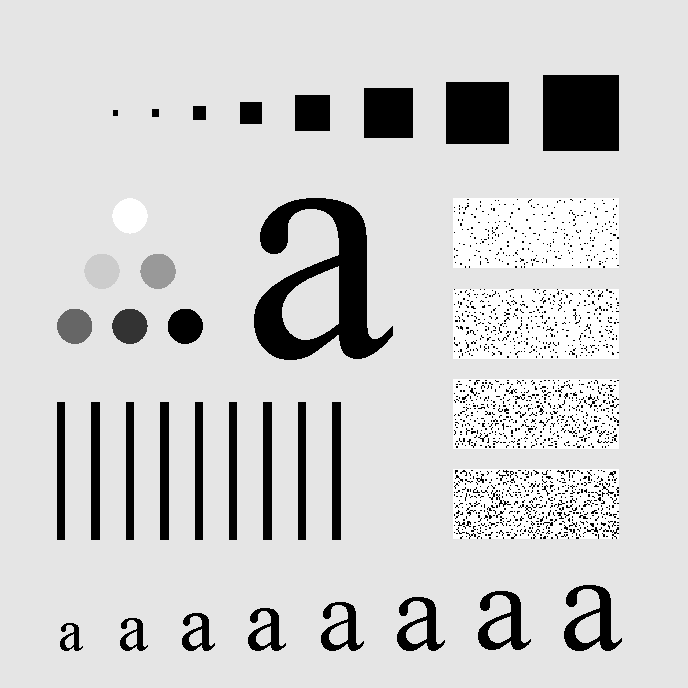
#> input picture data/Fig0441(a)(characters_test_pattern).tif, 688 x 688 px, found by its file name
$ python project_04_04.py
#> lines starting #> are read from the running program, lines starting #| are printed output that depends on the picture
### src/common_io.py
from pathlib import Path
import numpy as np
from PIL import Image, ImageDraw, ImageFont
def validate_image(image):
    array = np.asarray(image, dtype=np.float64)
    if array.ndim != 2 or 0 in array.shape or not np.isfinite(array).all():
        raise ValueError("Expected a nonempty finite 2D grayscale array")
    return array

def read_gray(path):
    with Image.open(path) as image:
#> image is the input picture: PIL image 688x688 L; min 0, max 255, mean 207.3
        if image.mode in ("RGB", "RGBA", "P", "CMYK", "LA"):
            image = image.convert("L")
        array = np.asarray(image)
        if array.dtype == np.bool_:
            return array.astype(np.float64)
        if array.dtype.kind == "u":
            result = array.astype(np.float64) / np.iinfo(array.dtype).max
        elif array.dtype.kind == "f":
            result = array.astype(np.float64)
        else:
            raise ValueError("Convert signed-integer images to uint8/uint16 first")
    result = validate_image(result)

    if result.min() < 0 or result.max() > 1:
        raise ValueError("Floating image pixels must lie in [0, 1]")
    return result


# [6 lines left out: function normalize_display, not called in this run]
def gray_pil(image):
    return Image.fromarray(np.rint(np.clip(validate_image(image), 0, 1) * 255).astype("uint8"))

# [5 lines left out: function save_gray, not called in this run]

def show_gray(image):
    gray_pil(image).show()
# [21 lines left out: function save_panel, not called in this run]

### src/project_04_03.py
import argparse
import csv
import hashlib
import json
import platform
from pathlib import Path
import numpy as np
import PIL
from common_io import read_gray, save_gray, normalize_display, save_panel

ROOT = Path(__file__).resolve().parents[1]
DEFAULT_INPUT = ROOT / "input" / "Fig0441(a)(characters_test_pattern).tif"
def gaussian_lowpass(shape, d0, center=None):
    valid_shape = len(shape) == 2 and all(
        isinstance(size, (int, np.integer)) and size > 0 for size in shape
    )
    if not valid_shape or not np.isfinite(d0) or d0 <= 0:
        raise ValueError("shape and d0 must be positive")
    if center is None:
        center = (shape[0] // 2, shape[1] // 2)
    row, col = np.ogrid[:shape[0], :shape[1]]
    return np.exp(-0.5 * (((row - center[0]) / d0) ** 2 + ((col - center[1]) / d0) ** 2))

def apply_frequency_filter(image, response):
    spectrum = np.fft.fftshift(np.fft.fft2(image))
    filtered = spectrum * response
    inverse = np.fft.ifft2(np.fft.ifftshift(filtered))
    return spectrum, filtered, inverse


def filter_image(image, d0, padding=False):
    height, width = image.shape
    padded = np.pad(image, ((0, height), (0, width))) if padding else image
    response = gaussian_lowpass(padded.shape, d0)
    spectrum, filtered, inverse = apply_frequency_filter(padded, response)
    residual = float(np.max(np.abs(inverse.imag)))
    return inverse.real[:height, :width], response, spectrum, filtered, residual

def gradient_energy(image):
    return float(np.mean((image - np.roll(image, 1, 0)) ** 2 + (image - np.roll(image, 1, 1)) ** 2))

# [48 lines left out: function run, not called in this run]

# [11 lines that do not run on import are left out]

### src/project_04_04.py
from pathlib import Path

import numpy as np
from common_io import read_gray
from project_04_03 import filter_image
import cv2
import matplotlib

matplotlib.use("Agg")
import matplotlib.pyplot as plt

PROJECT_ROOT = Path(__file__).resolve().parents[1]
INPUT = PROJECT_ROOT / "input" / "Fig0441(a)(characters_test_pattern).tif"
RESULTS = PROJECT_ROOT / "results" / "project_04_04"
RESULTS.mkdir(parents=True, exist_ok=True)
D0_VALUES = [5, 15, 30, 80, 230]
REFERENCE_GHPF_D0_VALUES = [15, 30, 80]
REFERENCE_GHPF_ORDER = 2


def highpass_to_u8(highpass):
    return (np.clip(highpass, 0, 1) * 255).astype(np.uint8)


def save_comparison_panel(images, labels, path, columns=3):
    if len(images) != len(labels):
        raise ValueError("images and labels must have the same length")
    tiles = [highpass_to_u8(image) for image in images]
    height, width = tiles[0].shape
    label_height = 36
    rows = (len(tiles) + columns - 1) // columns
    panel = np.full((rows * (height + label_height), columns * width), 255, dtype=np.uint8)
    for index, (tile, label) in enumerate(zip(tiles, labels)):
        row = index // columns
        col = index % columns
        y = row * (height + label_height)
        x = col * width
        panel[y:y + height, x:x + width] = tile
        cv2.putText(
            panel,
            label,
            (x + 12, y + height + 24),
            cv2.FONT_HERSHEY_SIMPLEX,
            0.7,
            0,
            2,
            cv2.LINE_AA,
        )
    cv2.imwrite(path, panel)


def save_difference_image(image, reference, path, scale=4):
    diff = np.abs(highpass_to_u8(image).astype(np.int16) - highpass_to_u8(reference).astype(np.int16))
    cv2.imwrite(path, np.clip(diff * scale, 0, 255).astype(np.uint8))


def gaussian_highpass(shape, d0, order=2):
    # 按广义高斯高通公式构造中心化的 n 阶频域滤波器。
    if d0 <= 0:
        raise ValueError("d0 must be positive")
    if order <= 0:
        raise ValueError("order must be positive")
    center = (shape[0] // 2, shape[1] // 2)
    row, col = np.ogrid[:shape[0], :shape[1]]
    distance2 = (row - center[0]) ** 2 + (col - center[1]) ** 2
    return 1 - np.exp(-0.5 * (distance2 / (d0 ** 2)) ** order)


def apply_frequency_response(image, response):
    spectrum = np.fft.fftshift(np.fft.fft2(image))
    filtered = spectrum * response
    inverse = np.fft.ifft2(np.fft.ifftshift(filtered))
    return inverse.real


def save_order_response_comparison(path, max_normalized_frequency=4.0, samples=1200):
    # 绘制一阶和二阶广义高斯高通滤波器的归一化响应，并以 dB 形式比较其低频抑制和高频通过特性。
    # 横轴使用 D / D0，用于比较滤波器阶数
#> called with max_normalized_frequency = 4, samples = 1200
    normalized_frequency = np.linspace(0, max_normalized_frequency, samples)

    first_order = 1 - np.exp(-0.5 * normalized_frequency ** 2)
    second_order = 1 - np.exp(-0.5 * normalized_frequency ** 4)

    epsilon = 1e-12
    first_order_db = 20 * np.log10(np.maximum(first_order, epsilon))
    second_order_db = 20 * np.log10(np.maximum(second_order, epsilon))

    figure, axes = plt.subplots(1, 2, figsize=(12, 4.8), constrained_layout=True)

    axes[0].plot(normalized_frequency, first_order, label="order 1: 1 - H_LP", linewidth=2)
    axes[0].plot(normalized_frequency, second_order, label="order 2: GHPF", linewidth=2)
    axes[0].axvline(1.0, color="0.35", linestyle="--", linewidth=1, label="D / D0 = 1")
    axes[0].set_title("Normalized Gaussian high-pass response")
    axes[0].set_xlabel("Normalized frequency D / D0")
    axes[0].set_ylabel("Amplitude response H_HP")
    axes[0].set_xlim(0, max_normalized_frequency)
    axes[0].set_ylim(0, 1.05)
    axes[0].grid(True, alpha=0.3)
    axes[0].legend(fontsize=9)

    axes[1].plot(normalized_frequency, first_order_db, label="order 1", linewidth=2)
    axes[1].plot(normalized_frequency, second_order_db, label="order 2", linewidth=2)
    axes[1].axvline(1.0, color="0.35", linestyle="--", linewidth=1, label="D / D0 = 1")
    axes[1].set_title("Gaussian high-pass response in dB")
    axes[1].set_xlabel("Normalized frequency D / D0")
    axes[1].set_ylabel("20 log10(|H_HP|) (dB)")
    axes[1].set_xlim(0, max_normalized_frequency)
    axes[1].set_ylim(-60, 1)
    axes[1].grid(True, alpha=0.3)
    axes[1].legend(fontsize=9)

    figure.savefig(path, dpi=180)
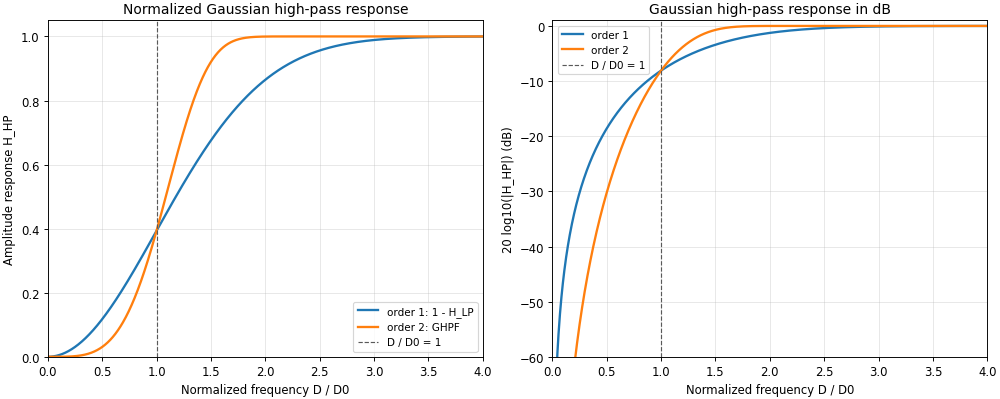
#> figure drawn by matplotlib, 2 panels; panel 1: curve peaks at x = 4, y = 1; panel 1: curve peaks at x = 2.94, y = 1; panel 2: curve peaks at x = 4, y = -0.00291; panel 2: curve peaks at x = 2.94, y = 0
    plt.close(figure)
#> figure, not shown here; panel 1: curve peaks at x = 4, y = 1; panel 1: curve peaks at x = 2.94, y = 1; panel 2: curve peaks at x = 4, y = -0.00291; panel 2: curve peaks at x = 2.94, y = 0

# 读取原图
original = read_gray(INPUT)

# 绘制一阶等效高通与二阶 GHPF 的径向频率响应对比图。
save_order_response_comparison(
    RESULTS / "04_04_gaussian_highpass_order_comparison.png"
)
# 04-03实验中得到当D0=15时，处理结果最接近Fig4.18(c)中的图像，复用04-03中的低通滤波函数
lowpass, *_ = filter_image(original, d0=15)
#> in filter_image, `residual = float(np.max(np.abs(inverse.imag)))`: residual = 1.74e-16
# partA
# 直接使用原图像减去04-03(b)得到的低通图
highpass = original - lowpass
part_a_highpass = highpass.copy()

# 保存真实高通数据
np.save(RESULTS / "04_04_part_a_highpass_d0_15.npy", highpass)

# 保存显示图
cv2.imwrite(str(RESULTS / "04_04_part_a_highpass_d0_15.png"), highpass_to_u8(highpass))

# partB
# 做不同参数的对比实验，比较不同的参数下，哪个结果最接近Fig.4.26(c)
comparison_images = []
comparison_labels = []

for d0 in D0_VALUES:
    lowpass, *_ = filter_image(original, d0=d0)
    highpass = original - lowpass

    label = f"{d0:g}"

    np.save(RESULTS / f"04_04_highpass_d0_{label}.npy", highpass)
    cv2.imwrite(str(RESULTS / f"04_04_highpass_d0_{label}.png"), highpass_to_u8(highpass))

    comparison_images.append(highpass)
    comparison_labels.append(f"D0 = {label}")
#> this loop made 5 passes
#> residual in filter_image on passes 1 to 5: 6.74e-17, 1.74e-16, 1.79e-16, 2.41e-16, 3.46e-16
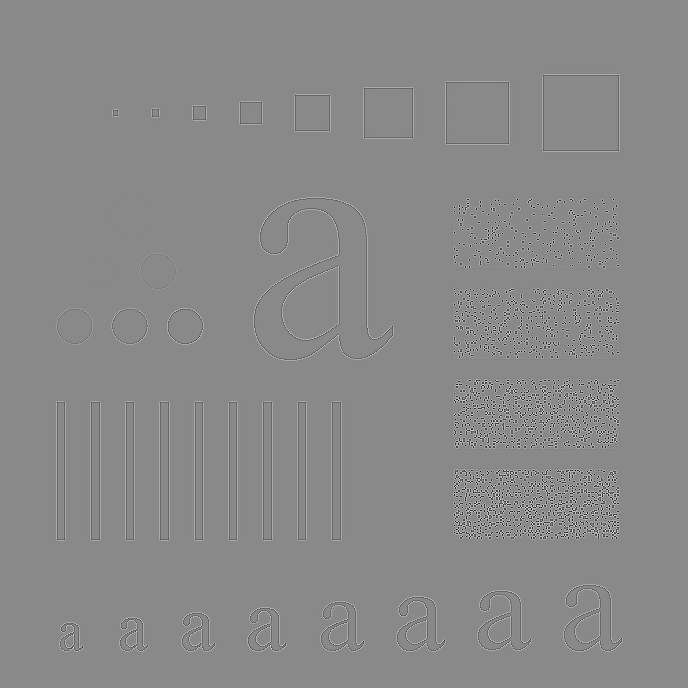
#> highpass: shape (688, 688) float64; min -0.493, max 0.422, mean -2.42e-17; drawn with min black and max white
#> after the loop, comparison_images = 5 items; comparison_labels = ['D0 = 5', 'D0 = 15', 'D0 = 30', 'D0 = 80', 'D0 = 230']

save_comparison_panel(
    comparison_images,
    comparison_labels,
    str(RESULTS / "04_04_highpass_comparison.png"),
)
#> in highpass_to_u8 (call 11), `return (np.clip(highpass, 0, 1) * 255).astype(np.uint8)`:
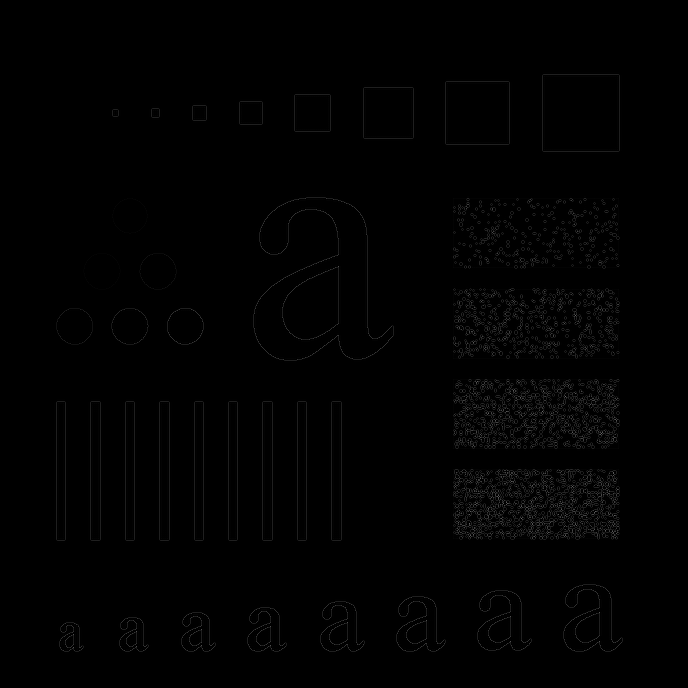
#> returned value: shape (688, 688); min 0, max 107, mean 1.5
#> in save_comparison_panel, `tiles = [highpass_to_u8(image) for image in images]`: tiles = 5 items
#> in save_comparison_panel, `rows = (len(tiles) + columns - 1) // columns`: rows = 2
#> in save_comparison_panel, `panel = np.full((rows * (height + label_height), columns * width), 255..`: panel: shape (1448, 2064); every value is 255
#> the loop in save_comparison_panel, `for index, (tile, label) in enumerate(zip(tiles, labels)):` made 5 passes
#> (label, row, col, y, x) on passes 1 to 5: ('D0 = 5', 0, 0, 0, 0), ('D0 = 15', 0, 1, 0, 688), ('D0 = 30', 0, 2, 0, 1376), ('D0 = 80', 1, 0, 724, 0), ('D0 = 230', 1, 1, 724, 688)

# 上述部分结果发现80是最接近的参数，但并未和教材给出的图十分相似，接下来进行细调
D0_VALUES_2 = [60, 65, 70, 75, 80, 85, 90]
comparison_images_2 = []
comparison_labels_2 = []

for d0 in D0_VALUES_2:
    lowpass, *_ = filter_image(original, d0=d0)
    highpass = original - lowpass

    label = f"{d0:g}"

    np.save(RESULTS / f"04_04_highpass_d0_{label}.npy", highpass)
    cv2.imwrite(str(RESULTS / f"04_04_highpass_d0_{label}.png"), highpass_to_u8(highpass))

    comparison_images_2.append(highpass)
    comparison_labels_2.append(f"D0 = {label}")
#> this loop made 7 passes
#> residual in filter_image on passes 1 to 7: 2.49e-16, 2.22e-16, 2.29e-16, 2.59e-16, 2.41e-16, 2.45e-16, 2.49e-16
#> after the loop, comparison_images_2 = 7 items; comparison_labels_2 = ['D0 = 60', 'D0 = 65', 'D0 = 70', 'D0 = 75', 'D0 = 80', 'D0 = 85', 'D0 = 90']

save_comparison_panel(
    comparison_images_2,
    comparison_labels_2,
    str(RESULTS / "04_04_highpass_comparison_2.png"),
)
#> call 2 of save_comparison_panel, with columns = 3
#> in save_comparison_panel (call 2), `tiles = [highpass_to_u8(image) for image in images]`: tiles = 7 items
#> in save_comparison_panel (call 2), `rows = (len(tiles) + columns - 1) // columns`: rows = 3
#> in save_comparison_panel (call 2), `panel = np.full((rows * (height + label_height), columns * width), 255..`: panel: shape (2172, 2064); every value is 255
#> the loop in save_comparison_panel (call 2), `for index, (tile, label) in enumerate(zip(tiles, labels)):` made 7 passes
#> (label, row, col, y, x) on passes 1 to 7: ('D0 = 60', 0, 0, 0, 0), ('D0 = 65', 0, 1, 0, 688), ('D0 = 70', 0, 2, 0, 1376), ('D0 = 75', 1, 0, 724, 0), ('D0 = 80', 1, 1, 724, 688), ('D0 = 85', 1, 2, 724, 1376), ('D0 = 90', 2, 0, 1448, 0)
#> after the loop in save_comparison_panel (call 2), `for index, (tile, label) in enumerate(zip(tiles, labels)):`:
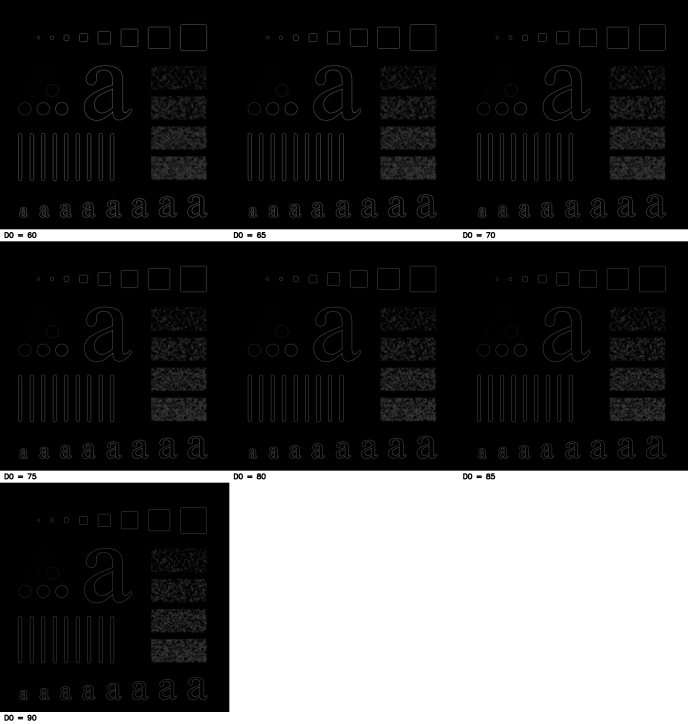
#> panel: shape (2172, 2064) (shown at 1/3 size); min 0, max 255, mean 69.3

# 上述部分结果发现70是最接近的参数，再次进行细调查看是否有更接近的参数
D0_VALUES_3 = list(range(65, 76))
comparison_images_3 = []
comparison_labels_3 = []

for d0 in D0_VALUES_3:
    lowpass, *_ = filter_image(original, d0=d0)
    highpass = original - lowpass

    label = f"{d0:g}"

    np.save(RESULTS / f"04_04_highpass_d0_{label}.npy", highpass)
    cv2.imwrite(str(RESULTS / f"04_04_highpass_d0_{label}.png"), highpass_to_u8(highpass))

    comparison_images_3.append(highpass)
    comparison_labels_3.append(f"D0 = {label}")
#> this loop made 11 passes
#> residual in filter_image on passes 1 to 11: 2.22e-16, 2.47e-16, 2.37e-16, 2.54e-16, 2.29e-16, 2.29e-16, 2.34e-16, 2.66e-16, 2.36e-16, 2.6e-16, 2.59e-16
#> after the loop, comparison_images_3 = 11 items; comparison_labels_3 = ['D0 = 65', 'D0 = 66', 'D0 = 67', 'D0 = 68', 'D0 = 69', 'D0 = 70', 'D0 = 71', 'D0 = 72', 'D0 = 73', 'D0 = 74', 'D0 = 75']

save_comparison_panel(
    comparison_images_3,
    comparison_labels_3,
    str(RESULTS / "04_04_highpass_comparison_3.png"),
)
#> in save_comparison_panel (call 3), `panel = np.full((rows * (height + label_height), columns * width), 255..`: panel: shape (2896, 2064); every value is 255

# 生成教材 Fig. 4.26 中指定的二阶 GHPF 对比图。
# 这部分不参与“原图减低通图”的主实验计算，只用于生成 D0=15、30、80 的直接高斯高通滤波参考结果，
# 方便和本实验通过式 (4.4-14) 得到的高通图像进行视觉和误差对比。
reference_images = []
reference_labels = []
reference_d0_15 = None
reference_d0_80 = None

for d0 in REFERENCE_GHPF_D0_VALUES:
    response = gaussian_highpass(original.shape, d0, REFERENCE_GHPF_ORDER)
    highpass = apply_frequency_response(original, response)
    label = f"d0_{d0:g}_order_{REFERENCE_GHPF_ORDER:g}"

    np.save(RESULTS / f"temp_ghpf_{label}.npy", highpass)
    cv2.imwrite(str(RESULTS / f"temp_ghpf_{label}.png"), highpass_to_u8(highpass))

    reference_images.append(highpass)
    reference_labels.append(f"D0 = {d0:g}")
    if d0 == 15:
        reference_d0_15 = highpass.copy()
    if d0 == 80:
        reference_d0_80 = highpass.copy()
#> this loop made 3 passes
#> pass 1, `response = gaussian_highpass(original.shape, d0, REFERENCE_GHPF_ORDER)`:
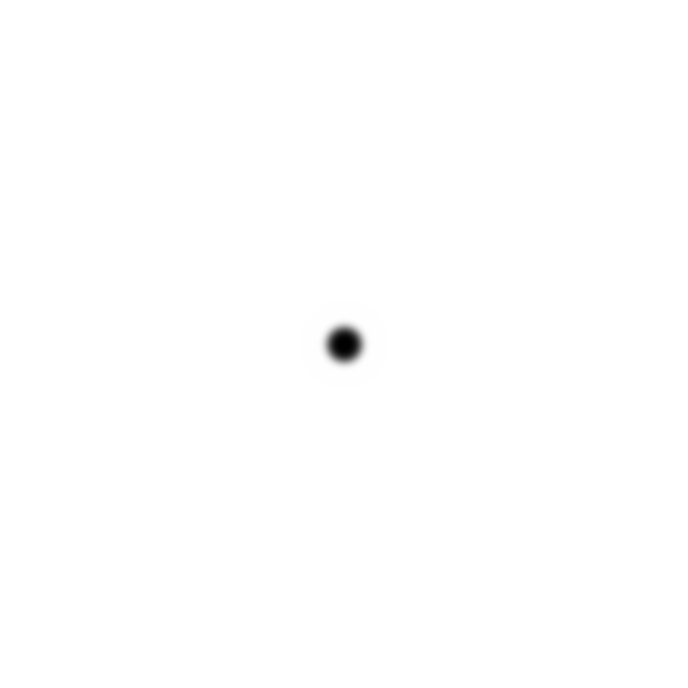
#> response: shape (688, 688) float64; min 0, max 1, mean 0.998
#> after the loop, reference_images = 3 items; reference_labels = ['D0 = 15', 'D0 = 30', 'D0 = 80']

save_comparison_panel(
    reference_images,
    reference_labels,
    str(RESULTS / f"temp_ghpf_order_{REFERENCE_GHPF_ORDER:g}_comparison.png"),
)
#> call 4 of save_comparison_panel, with columns = 3
#> in save_comparison_panel (call 4), `tiles = [highpass_to_u8(image) for image in images]`: tiles = 3 items
#> in save_comparison_panel (call 4), `rows = (len(tiles) + columns - 1) // columns`: rows = 1
#> in save_comparison_panel (call 4), `panel = np.full((rows * (height + label_height), columns * width), 255..`: panel: shape (724, 2064); every value is 255
#> the loop in save_comparison_panel (call 4), `for index, (tile, label) in enumerate(zip(tiles, labels)):` made 3 passes
#> (label, x) on passes 1 to 3: ('D0 = 15', 0), ('D0 = 30', 688), ('D0 = 80', 1376)
#> after the loop in save_comparison_panel (call 4), `for index, (tile, label) in enumerate(zip(tiles, labels)):`:
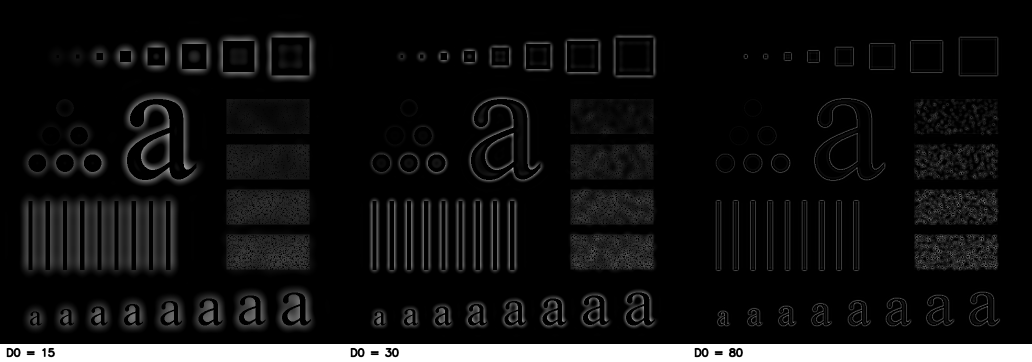
#> panel: shape (724, 2064) (shown at 1/2 size); min 0, max 255, mean 20.2

# Part A 对比图：左侧为式 (4.4-14) 的原图减低通结果，右侧为教材指定的二阶 GHPF D0=15 直接滤波结果。
if reference_d0_15 is not None:
    save_comparison_panel(
        [part_a_highpass, reference_d0_15],
        ["subtract LP D0 = 15", "order-2 GHPF D0 = 15"],
        str(RESULTS / "04_04_part_a_vs_order2_ghpf_d0_15.png"),
        columns=2,
    )
#> in save_comparison_panel (call 5), `tiles = [highpass_to_u8(image) for image in images]`: tiles = 2 items
#> in save_comparison_panel (call 5), `panel = np.full((rows * (height + label_height), columns * width), 255..`: panel: shape (724, 1376); every value is 255
#> the loop in save_comparison_panel (call 5), `for index, (tile, label) in enumerate(zip(tiles, labels)):` made 2 passes
#> (label, row, col, y, x) on passes 1 to 2: ('subtract LP D0 = 15', 0, 0, 0, 0), ('order-2 GHPF D0 = 15', 0, 1, 0, 688)
#> after the loop in save_comparison_panel (call 5), `for index, (tile, label) in enumerate(zip(tiles, labels)):`:
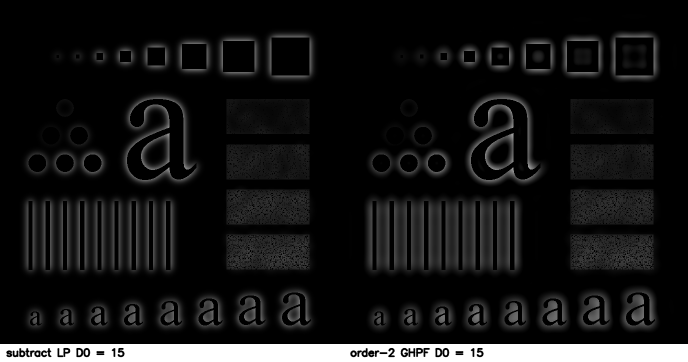
#> panel: shape (724, 1376) (shown at 1/2 size); min 0, max 255, mean 22.5

# 生成最佳相减结果 D0=70 与二阶 GHPF D0=80 参考图之间的差异放大图。
if reference_d0_80 is not None:
    best_lowpass, *_ = filter_image(original, d0=70)
    best_highpass = original - best_lowpass
    save_difference_image(
        best_highpass,
        reference_d0_80,
        str(RESULTS / "compare_best_latest_04_04_highpass_d0_70_vs_temp_ghpf_d0_80_order_2_diff_x4.png"),
        scale=4,
    )
